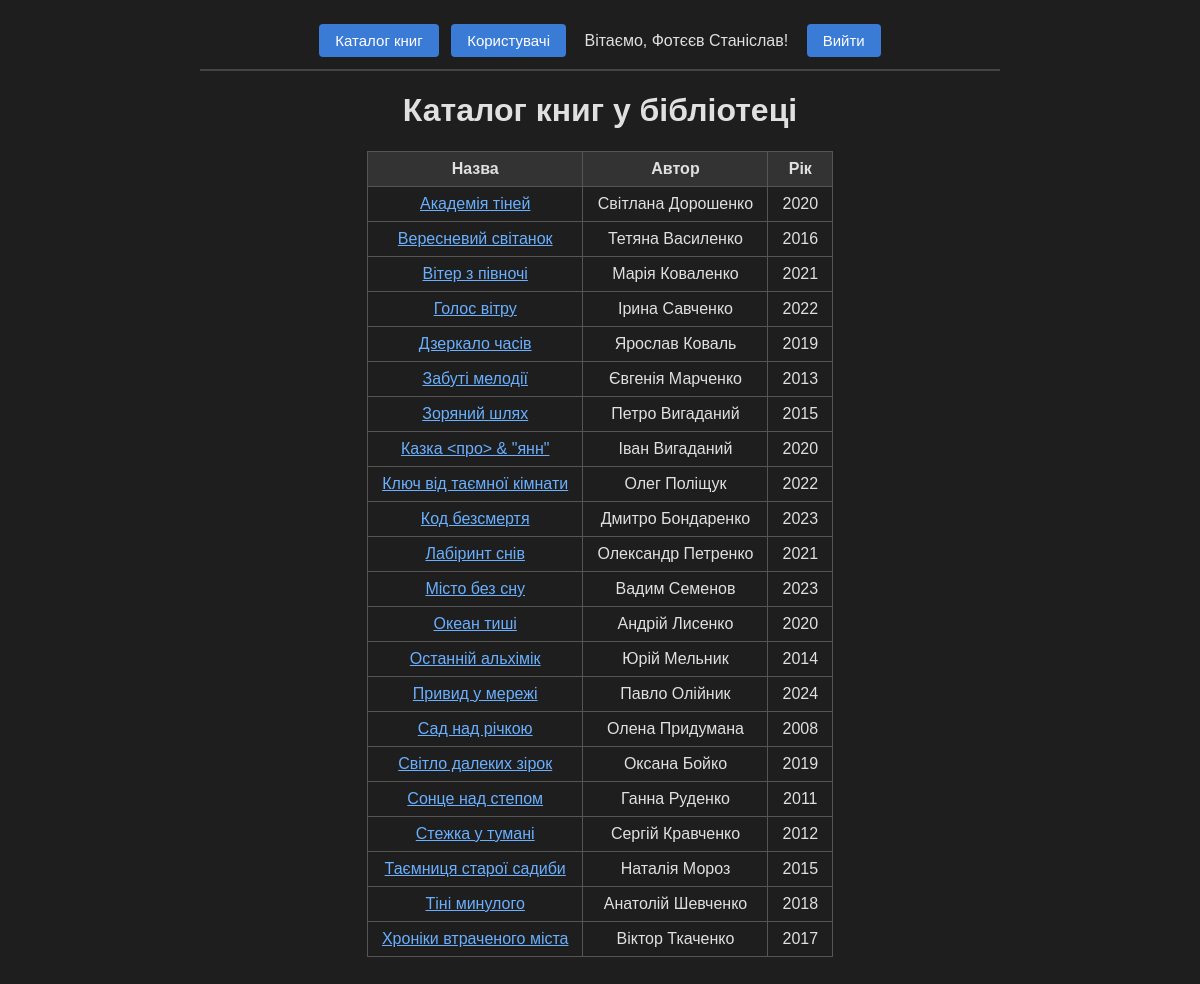
/index.php (signed in), run on the app's committed database.
### tables this page shows
CREATE TABLE `books` (
  `id` int NOT NULL,
  `title` varchar(100) NOT NULL,
  `author` varchar(60) NOT NULL,
  `year` int NOT NULL,
  `description` text NOT NULL
);

### db.php (called while the page is built, shortened)
<?php
function e($value)
{
    return htmlspecialchars($value, ENT_QUOTES, 'UTF-8');
}

### index.php (the view, shortened to what this page needs)
<?php
require 'db.php';
$sql = "SELECT id, title, author, year FROM books ORDER BY title";
$stmt = $pdo->prepare($sql);
$stmt->execute();
$books = $stmt->fetchAll(PDO::FETCH_ASSOC);
?>
<!DOCTYPE html>
<html lang="uk">
<head>
    <link rel="stylesheet" href="style.css">
</head>
<body>
<?php require 'menu.php'; ?>
<h1>Каталог книг у бібліотеці</h1>
<?php if (count($books) > 0): ?>
    <table>
        <tr><th>Назва</th><th>Автор</th><th>Рік</th></tr>
        <?php foreach ($books as $book): ?>
            <tr>
                <td><a href="book.php?id=<?= $book['id'] ?>"><?= e($book['title']) ?></a></td>
                <td><?= e($book['author']) ?></td>
                <td><?= $book['year'] ?></td>
            </tr>
        <?php endforeach; ?>
    </table>
<?php else: ?>
    <p>У каталозі немає книг.</p>
<?php endif; ?>
</body>
</html>

### style.css (style rules this page uses)
body { background-color: #1e1e1e; color: #e0e0e0; font-family: Arial, sans-serif; max-width: 800px; margin: 0 auto; padding: 20px; text-align: center; }
a { color: #6ab0ff; }
table { margin: 20px auto; border-collapse: collapse; }
th, td { border: 1px solid #555555; padding: 8px 14px; }
th { background-color: #333333; }

### data on the page
books: title "Академія тіней", author "Світлана Дорошенко", year "2020"
books: title "Вересневий світанок", author "Тетяна Василенко", year "2016"
books: title "Вітер з півночі", author "Марія Коваленко", year "2021"
books: title "Голос вітру", author "Ірина Савченко", year "2022"
books: title "Дзеркало часів", author "Ярослав Коваль", year "2019"
books: title "Забуті мелодії", author "Євгенія Марченко", year "2013"
books: title "Зоряний шлях", author "Петро Вигаданий", year "2015"
books: title "Казка <про> & \"янн\"", author "Іван Вигаданий", year "2020"
books: title "Ключ від таємної кімнати", author "Олег Поліщук", year "2022"
books: title "Код безсмертя", author "Дмитро Бондаренко", year "2023"
books: title "Лабіринт снів", author "Олександр Петренко", year "2021"
books: title "Місто без сну", author "Вадим Семенов", year "2023"
books: title "Океан тиші", author "Андрій Лисенко", year "2020"
books: title "Останній альхімік", author "Юрій Мельник", year "2014"
books: title "Привид у мережі", author "Павло Олійник", year "2024"
books: title "Сад над річкою", author "Олена Придумана", year "2008"
books: title "Світло далеких зірок", author "Оксана Бойко", year "2019"
books: title "Сонце над степом", author "Ганна Руденко", year "2011"
books: title "Стежка у тумані", author "Сергій Кравченко", year "2012"
books: title "Таємниця старої садиби", author "Наталія Мороз", year "2015"
books: title "Тіні минулого", author "Анатолій Шевченко", year "2018"
books: title "Хроніки втраченого міста", author "Віктор Ткаченко", year "2017"

### other printed values
$_SESSION['fullname'] "Фотєєв Станіслав"
